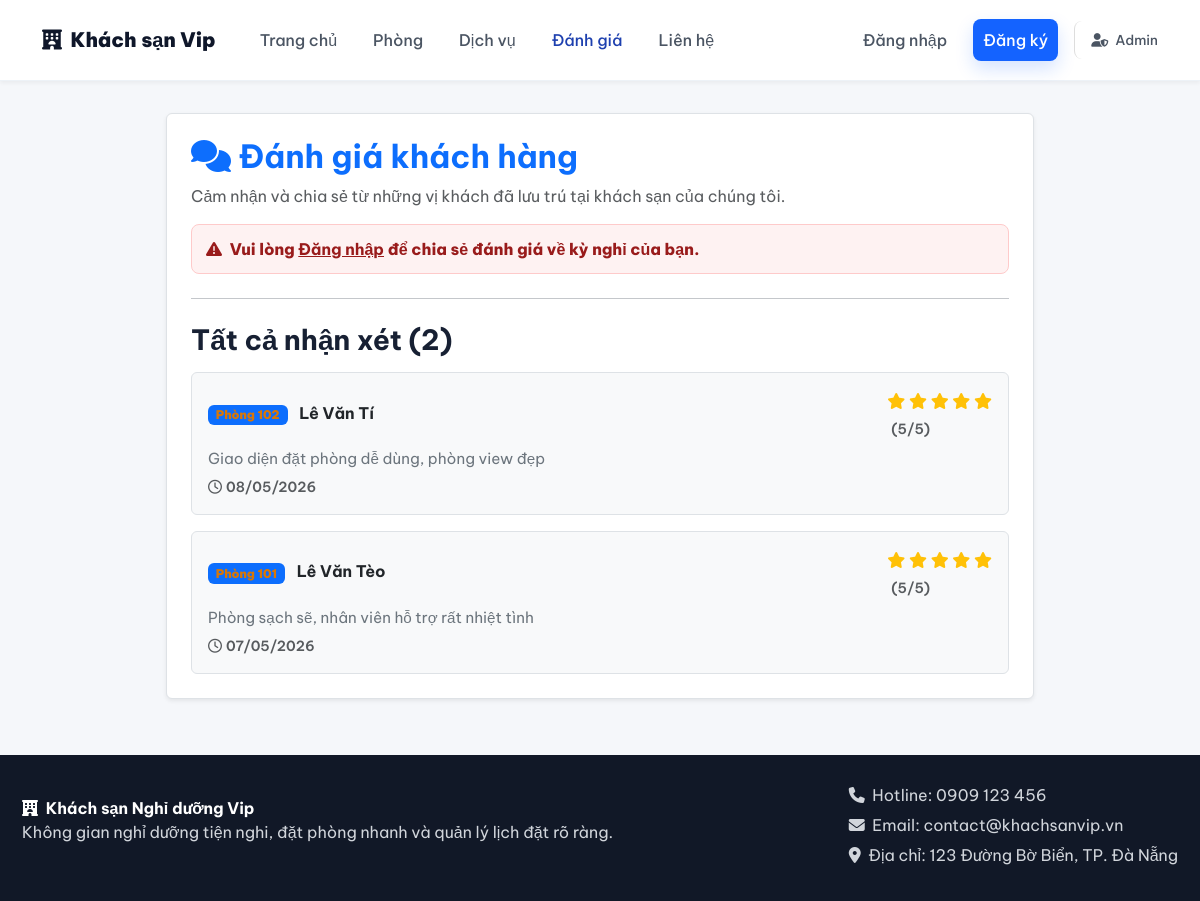
The app's page /index.php?c=review with its own data.
### tables this page shows
CREATE TABLE CTDANHGIA
(
    ID INT AUTO_INCREMENT PRIMARY KEY,
    NoiDung VARCHAR(255),
    NgayDanhGia DATE,
    MaPhong INT,
    MaKhachHang INT NULL,
    MaCTDatPhong INT NULL,
    SoSao INT NOT NULL DEFAULT 5,
    CONSTRAINT FK_CTDANHGIA_PHONG 
        FOREIGN KEY (MaPhong) REFERENCES PHONG(MaPhong),
    CONSTRAINT FK_CTDANHGIA_KHACHHANG 
        FOREIGN KEY (MaKhachHang) REFERENCES KHACHHANG(MaKhachHang),
    CONSTRAINT FK_CTDANHGIA_CTDATPHONG 
        FOREIGN KEY (MaCTDatPhong) REFERENCES CTDATPHONG(MaCTDatPhong)
);

CREATE TABLE KHACHHANG
(
    MaKhachHang INT AUTO_INCREMENT PRIMARY KEY,
    HoTen VARCHAR(255),
    Email VARCHAR(254),
    DiaChi VARCHAR(255),
    DienThoai VARCHAR(20),
    CMND VARCHAR(20),
    MatKhau VARCHAR(255),
    TrangThai VARCHAR(30) DEFAULT 'HOAT_DONG',
    EmailConnexion VARCHAR(254) GENERATED ALWAYS AS (NULLIF(Email, '')) STORED,
    UNIQUE KEY uq_customer_phone (DienThoai),
    UNIQUE KEY uq_customer_email (EmailConnexion)
);

### config/helpers.php (called while the page is built, shortened)
<?php
function base_url(string $path = ''): string {
    static $base = null;
    if ($base === null) {
        $scriptName = $_SERVER['SCRIPT_NAME'] ?? '';
        $dir = str_replace('\\', '/', dirname($scriptName));
        if (preg_match('#^(.*?/hotel_php)#', $dir, $matches)) {
            $base = $matches[1];
        } elseif ($dir === '/' || $dir === '.') {
            $base = '';
        } else {
            $base = preg_replace('#/admin$#', '', $dir);
        }
    }
    $path = ltrim($path, '/');
    return $path ? ($base ? "$base/$path" : "/$path") : ($base ?: '/');
}
function client_url(string $query = ''): string {
    $url = base_url('index.php');
    if ($query) {
        $url .= '?' . ltrim($query, '?');
    }
    return $url;
}
function format_date($dateStr): string {
    $timestamp = strtotime($dateStr);
    return $timestamp ? date('d/m/Y', $timestamp) : '';
}
function e($value): string {
    return htmlspecialchars((string)($value ?? ''), ENT_QUOTES, 'UTF-8');
}
function render_client_view(string $viewPath, array $data = []): void {
    extract($data);
    $viewFile   = __DIR__ . '/../views/client/' . ltrim($viewPath, '/') . '.php';
    require $viewFile;
}

### controllers/client/ReviewController.php (called while the page is built, shortened)
<?php
require_once __DIR__ . '/../../config/auth.php';
require_once __DIR__ . '/../../config/helpers.php';
require_once __DIR__ . '/../../models/DanhGiaModel.php';
class ReviewController {
    public function list(): void {
        $items = DanhGiaModel::getAll();
        $phongs = [];
        render_client_view('reviews', [
            'title'  => 'Đánh giá khách hàng',
            'items'  => $items,
            'phongs' => $phongs
        ]);
    }
}

### config/auth.php (called while the page is built, shortened)
<?php
require_once __DIR__ . '/helpers.php';
class Auth {
    public static function isClientLoggedIn(): bool {
        if (empty($_SESSION['client_user'])) return false;
        return true;
    }
    public static function currentClient(): ?array {
        return self::isClientLoggedIn() ? $_SESSION['client_user'] : null;
    }
}

### models/DanhGiaModel.php (called while the page is built, shortened)
<?php
class DanhGiaModel extends BaseModel {
    public static function getAll(): array {
        $db = self::db();
        $sql = "
            SELECT dg.*, kh.HoTen as TenKhachHang, kh.Email, p.MaLoaiPhong, lp.TenLoaiPhong
            FROM CTDANHGIA dg
            LEFT JOIN PHONG p ON dg.MaPhong = p.MaPhong
            LEFT JOIN LOAIPHONG lp ON p.MaLoaiPhong = lp.MaLoaiPhong
            LEFT JOIN KHACHHANG kh ON dg.MaKhachHang = kh.MaKhachHang
            ORDER BY dg.NgayDanhGia DESC, dg.ID DESC
        ";
        return $db->query($sql)->fetchAll();
    }
}

### views/client/reviews.php (the view)
<?php
$clientUser = Auth::currentClient();
?>
<main class="client-section" style="max-width: 900px; margin: 2rem auto; padding: 0 1rem;">
    <div class="client-card bg-white p-4 rounded shadow-sm border mb-4">
        <h1 class="fw-bold mb-2 text-primary"><i class="fa-solid fa-comments me-2"></i>Đánh giá khách hàng</h1>
        <p class="text-muted">Cảm nhận và chia sẻ từ những vị khách đã lưu trú tại khách sạn của chúng tôi.</p>
        <?php if ($clientUser): ?>
            <?php if (!empty($phongs)): ?>
                <div class="card bg-light border p-3 my-4">
                    <h5 class="fw-bold mb-3"><i class="fa-solid fa-pen-fancy me-2 text-primary"></i>Gửi đánh giá của bạn</h5>
                    <form method="POST" action="<?= e(client_url('c=review&a=submit')) ?>">
            <?= csrf_field() ?>
                        <div class="row g-3">
                            <div class="col-md-6">
                                <label class="form-label fw-semibold">Chọn phòng bạn đã từng ở <span class="text-danger">*</span></label>
                                <select name="maPhong" class="form-select" required>
                                    <option value="">-- Chọn phòng --</option>
                                    <?php foreach ($phongs as $p): ?>
                                        <option value="<?= e($p['MaPhong']) ?>">
                                            Phòng <?= e($p['MaPhong']) ?> (<?= e($p['TenLoaiPhong'] ?? 'Phòng') ?>)
                                        </option>
                                    <?php endforeach; ?>
                                </select>
                            </div>
                            <div class="col-md-6">
                                <label class="form-label fw-semibold">Chất lượng phục vụ <span class="text-danger">*</span></label>
                                <select name="soSao" class="form-select" required>
                                    <option value="5">⭐⭐⭐⭐⭐ 5 sao - Rất tuyệt vời</option>
                                    <option value="4">⭐⭐⭐⭐ 4 sao - Tốt</option>
                                    <option value="3">⭐⭐⭐ 3 sao - Hài lòng</option>
                                    <option value="2">⭐⭐ 2 sao - Chưa tốt</option>
                                    <option value="1">⭐ 1 sao - Kém</option>
                                </select>
                            </div>
                            <div class="col-12">
                                <label class="form-label fw-semibold">Nhận xét chi tiết <span class="text-danger">*</span></label>
                                <textarea name="noiDung" rows="3" class="form-control" placeholder="Chia sẻ trải nghiệm của bạn về phòng, tiện nghi và dịch vụ..." required></textarea>
                            </div>
                            <div class="col-12">
                                <button type="submit" class="btn btn-primary px-4">
                                    <i class="fa-solid fa-paper-plane me-1"></i> Gửi đánh giá ngay
                                </button>
                            </div>
                        </div>
                    </form>
                </div>
            <?php else: ?>
                <div class="alert alert-info my-3">
                    <i class="fa-solid fa-circle-info me-1"></i>
                    Quý khách có thể gửi đánh giá cho các phòng sau khi hoàn tất kỳ nghỉ và đã qua ngày trả phòng.
                </div>
            <?php endif; ?>
        <?php else: ?>
            <div class="alert alert-warning my-3">
                <i class="fa-solid fa-triangle-exclamation me-1"></i>
                Vui lòng <a href="<?= e(client_url('c=account&a=login')) ?>" class="fw-bold text-decoration-underline">Đăng nhập</a> để chia sẻ đánh giá về kỳ nghỉ của bạn.
            </div>
        <?php endif; ?>
        <hr class="my-4">
        <h3 class="fw-bold mb-3">Tất cả nhận xét (<?= count($items) ?>)</h3>
        <div class="review-list d-flex flex-column gap-3">
            <?php if (!empty($items)): ?>
                <?php foreach ($items as $item): ?>
                    <article class="p-3 border rounded bg-light">
                        <div class="d-flex justify-content-between align-items-center mb-2">
                            <div>
                                <span class="badge bg-primary me-2">Phòng <?= e($item['MaPhong']) ?></span>
                                <strong class="text-dark"><?= e($item['TenKhachHang'] ?? 'Khách hàng ẩn danh') ?></strong>
                            </div>
                            <div class="text-warning">
                                <?php for ($s = 1; $s <= 5; $s++): ?>
                                    <i class="fa-<?= ($s <= $item['SoSao']) ? 'solid' : 'regular' ?> fa-star"></i>
                                <?php endfor; ?>
                                <small class="text-muted ms-1">(<?= e($item['SoSao']) ?>/5)</small>
                            </div>
                        </div>
                        <p class="mb-1 text-secondary" style="font-size: 0.95rem;"><?= nl2br(e($item['NoiDung'])) ?></p>
                        <small class="text-muted">
                            <i class="fa-regular fa-clock me-1"></i><?= format_date($item['NgayDanhGia']) ?>
                        </small>
                    </article>
                <?php endforeach; ?>
            <?php else: ?>
                <p class="text-muted text-center py-4">Chưa có đánh giá nào. Hãy là người đầu tiên trải nghiệm và chia sẻ nhé!</p>
            <?php endif; ?>
        </div>
    </div>
</main>

### css/app.css (style rules this page uses)
html { min-height: 100%; }
* { box-sizing: border-box; }
:root { --bg: #f6f8fb; --surface: #ffffff; --surface-soft: #f8fafc; --text: #172033; --muted: #64748b; --line: #d9e2ec; --line-soft: #edf2f7; --primary: #1463ff; --primary-dark: #0b4fd0; --teal: #0f766e; --amber: #b45309; --danger: #dc2626; --nav: #182235; --shadow: 0 12px 32px rgba(15, 23, 42, .08); }
body { min-height: 100vh; margin: 0; display: flex; flex-direction: column; font-family: "Be Vietnam Pro", Arial, Helvetica, sans-serif; background: radial-gradient(circle at top left, rgba(20, 99, 255, .08), transparent 32rem), var(--bg); color: var(--text); }
body > main, body > .container, .login-page { flex: 1 0 auto; }
a { color: inherit; text-decoration: none; }
h1 { margin: 0 0 20px; color: #111827; font-size: 32px; line-height: 1.18; }
small { display: block; margin-top: 6px; color: var(--muted); font-weight: 600; }
.card, .stat, .client-card { background: var(--surface); border: 1px solid var(--line-soft); border-radius: 8px; box-shadow: var(--shadow); }
.alert { margin: 12px 0; padding: 12px 14px; border: 1px solid #fecaca; border-radius: 8px; background: #fef2f2; color: #991b1b; font-weight: 800; }
.client-page { background: #f5f7fa; }
.client-section { width: min(1180px, calc(100% - 36px)); margin: 34px auto; }
.client-card { padding: 20px; }
.review-list { display: grid; gap: 12px; }
.review-list article { padding-top: 12px; border-top: 1px solid var(--line-soft); }
.review-list span { display: inline-block; margin: 4px 0; color: #d97706; font-weight: 900; }

### records on screen
ctdanhgia: MaPhong "102", MaKhachHang.HoTen "Lê Văn Tí", SoSao "5", NoiDung "Giao diện đặt phòng dễ dùng, phòng view đẹp", NgayDanhGia "08/05/2026"
ctdanhgia: MaPhong "101", MaKhachHang.HoTen "Lê Văn Tèo", SoSao "5", NoiDung "Phòng sạch sẽ, nhân viên hỗ trợ rất nhiệt tình", NgayDanhGia "07/05/2026"

### other values on screen
count($items) "2"
